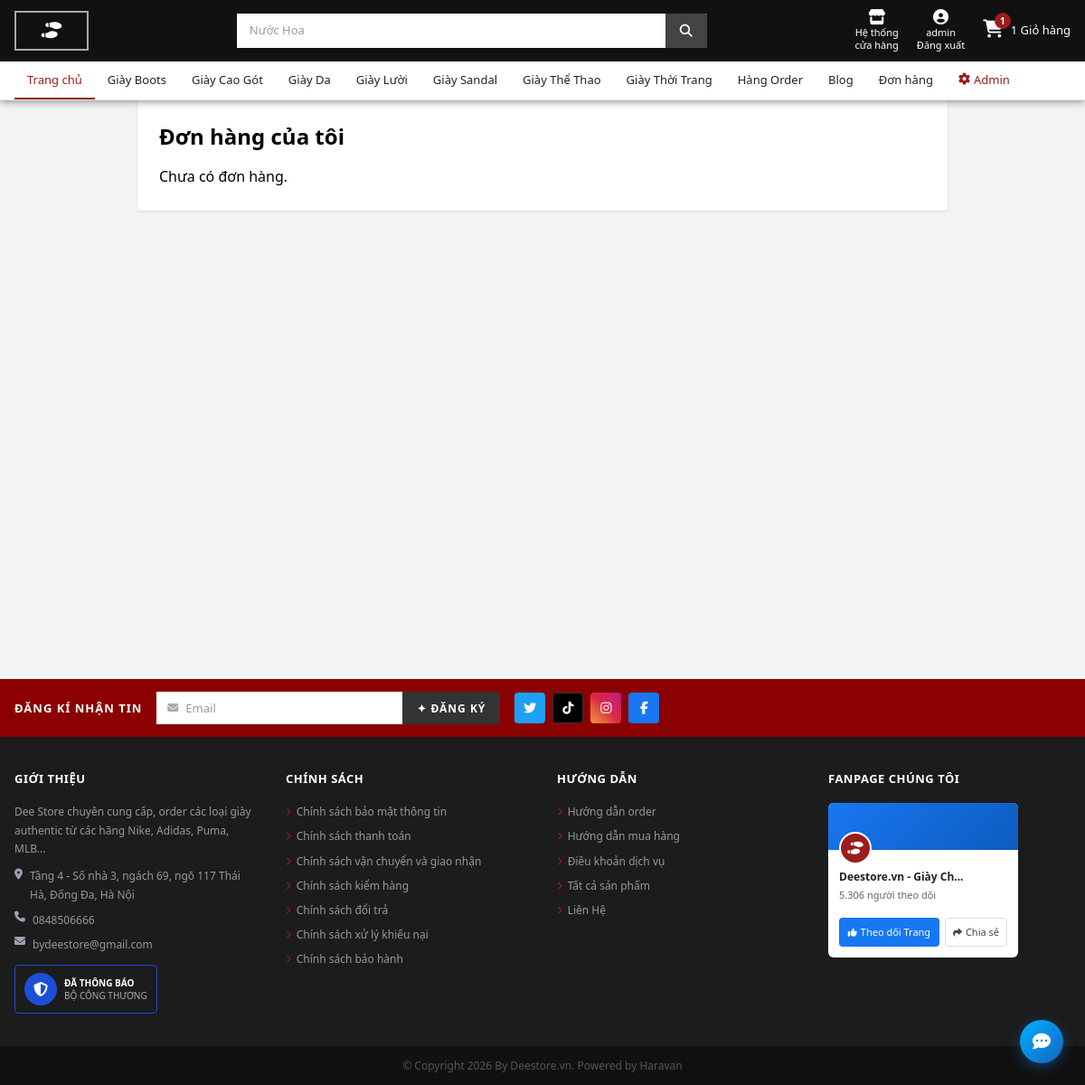
The app's page /cart/orders/ (signed in), older data.
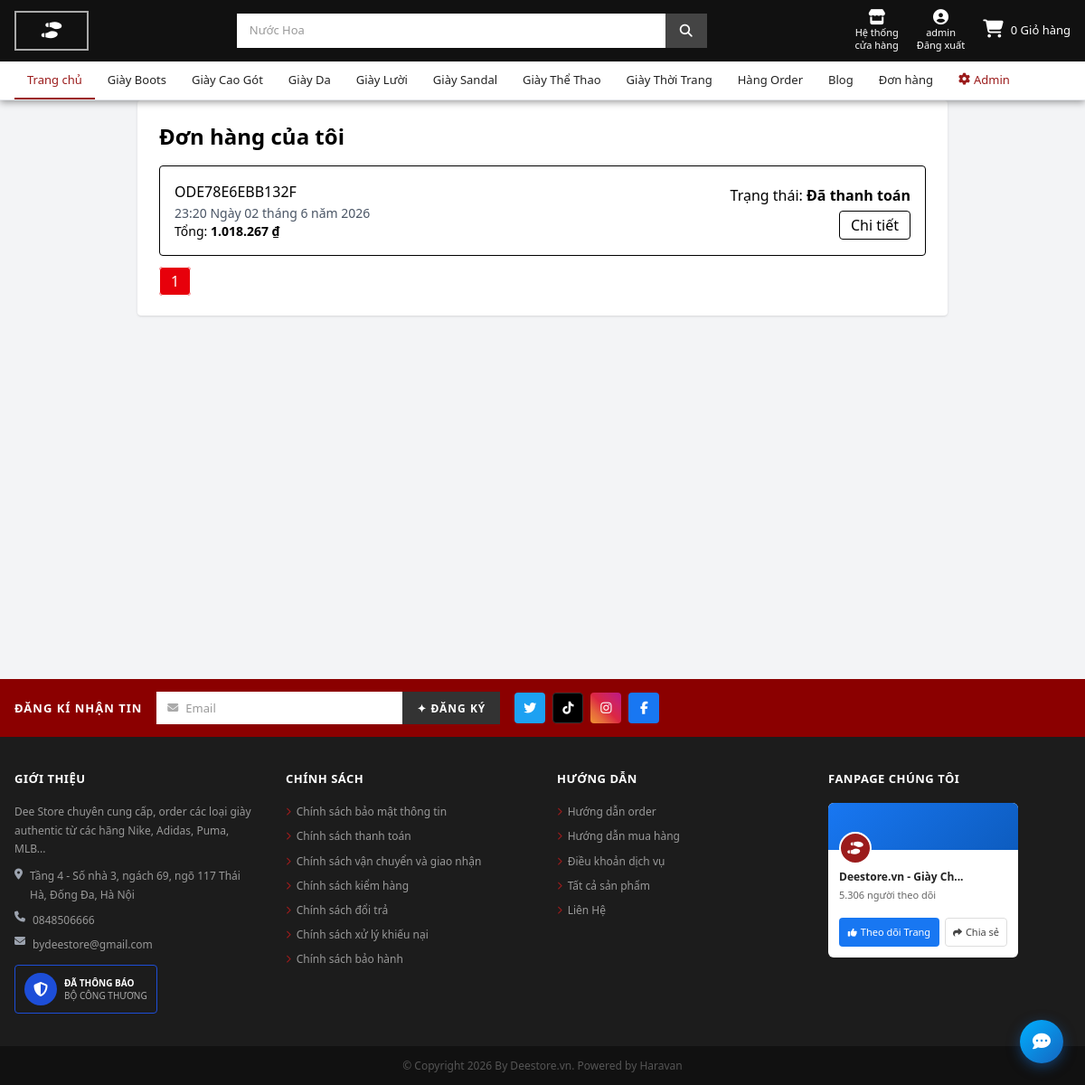
The same page, newer data.
### apps/products/models.py (models this page shows, shortened)
class Category(models.Model):
    name = models.CharField(max_length=100, unique=True,
                            verbose_name="Tên loại giày")
    slug = models.SlugField(max_length=120, unique=True, blank=True)
    description = models.TextField(blank=True, verbose_name="Mô tả")
    image = models.ImageField(upload_to='categories/', blank=True, null=True)
    is_active = models.BooleanField(default=True)
    class Meta:
        verbose_name = "Danh mục"
        verbose_name_plural = "Danh mục"

### apps/cart/models.py (models this page shows, shortened)
class Order(models.Model):
    class Status(models.TextChoices):
        PENDING = 'pending', 'Chờ thanh toán'
        PAID = 'paid', 'Đã thanh toán'
        FAILED = 'failed', 'Thanh toán thất bại'
        CANCELLED = 'cancelled', 'Đã hủy'
    class PaymentMethod(models.TextChoices):
        MOMO = 'momo', 'MoMo'
        COD = 'cod', 'COD'
    user = models.ForeignKey(
        settings.AUTH_USER_MODEL,
        on_delete=models.SET_NULL,
        null=True,
        blank=True,
        related_name='orders',
    )
    code = models.CharField(max_length=32, unique=True, blank=True)
    full_name = models.CharField(max_length=120, blank=True)
    phone = models.CharField(max_length=20, blank=True)
    email = models.EmailField(blank=True)
    address = models.CharField(max_length=255, blank=True)
    note = models.TextField(blank=True)
    total_amount = models.DecimalField(max_digits=12, decimal_places=0)
    discount_amount = models.DecimalField(max_digits=12, decimal_places=0, default=0, verbose_name='Số tiền giảm')
    voucher = models.ForeignKey(
        'Voucher', on_delete=models.SET_NULL, null=True, blank=True,
        related_name='orders', verbose_name='Voucher'
    )
    voucher_code = models.CharField(max_length=50, blank=True, verbose_name='Mã voucher (lưu lại)')
    status = models.CharField(max_length=20, choices=Status.choices, default=Status.PENDING)
    payment_method = models.CharField(max_length=20, choices=PaymentMethod.choices, default=PaymentMethod.MOMO)
    momo_order_id = models.CharField(max_length=100, blank=True, unique=True, null=True)
    momo_request_id = models.CharField(max_length=100, blank=True, unique=True, null=True)
    momo_trans_id = models.CharField(max_length=100, blank=True, null=True)
    momo_result_code = models.IntegerField(blank=True, null=True)
    momo_message = models.CharField(max_length=255, blank=True)
    momo_pay_url = models.URLField(blank=True)
    momo_response_payload = models.TextField(blank=True)
    created_at = models.DateTimeField(auto_now_add=True)
    updated_at = models.DateTimeField(auto_now=True)
    class Meta:
        ordering = ['-created_at']
        verbose_name = 'Đơn hàng'
        verbose_name_plural = 'Đơn hàng'

### apps/cart/views.py (the view)
# urls.py: path('orders/', views.orders_list, name='orders_list'),
@login_required
def orders_list(request):
    qs = Order.objects.filter(user=request.user).order_by('-created_at')
    paginator = Paginator(qs, 12)
    page = request.GET.get('page')
    page_obj = paginator.get_page(page)
    return render(request, 'orders/order_list.html', {'page_obj': page_obj, 'paginator': paginator})

### apps/cart/context_processors.py (called while the page is built)
def cart_count(request):
    if request.user.is_authenticated:
        total_items = get_user_cart_item_count(request.user)
    else:
        cart = get_session_cart(request.session)
        total_items = sum(int(item.get('quantity', 0)) for item in cart.values())
    return {'cart_count': total_items}

### apps/cart/services.py (called while the page is built)
def get_user_cart_item_count(user):
    cart = Cart.objects.filter(user=user).first()
    if not cart:
        return 0
    return sum(item.quantity for item in cart.items.all())

### apps/products/context_processors.py (called while the page is built)
def navigation_data(request):
    return {
        'categories': Category.objects.filter(is_active=True).order_by('name'),
        'brands': Brand.objects.filter(is_active=True).order_by('name'),
    }

### apps/products/templatetags/format_money.py (called while the page is built)
@register.filter
def vnd(value):
    try:
        value = int(value)
        return f"{value:,} ₫".replace(",", ".")
    except:
        return value

### templates/orders/order_list.html (shortened to what this page needs)
{% extends 'base.html' %}
{% load format_money %}
{% block content %}
<div class="max-w-4xl mx-auto bg-white p-6 rounded shadow">
  <h2 class="text-2xl font-semibold mb-4">Đơn hàng của tôi</h2>
  {% if page_obj.object_list %}
  <div class="space-y-4">
    {% for order in page_obj.object_list %}
    <div class="flex items-center justify-between p-4 border rounded">
      <div>
        <div class="font-medium">{{ order.code }}</div>
        <div class="text-sm text-gray-600">{{ order.created_at }}</div>
        <div class="text-sm">Tổng: <span class="font-semibold">{{ order.total_amount|vnd }}</span></div>
      </div>
      <div class="text-right">
        <div class="mb-2">Trạng thái: <span class="font-semibold">{{ order.get_status_display }}</span></div>
        <a href="{% url 'cart:order_detail' order.code %}" class="px-3 py-1 border rounded">Chi tiết</a>
      </div>
    </div>
    {% endfor %}
  </div>
  <div class="mt-4">
    {% for num in paginator.page_range %}
      <a href="?page={{ num }}" class="px-3 py-1 border rounded {% if num == page_obj.number %}bg-red-600 text-white{% endif %}">{{ num }}</a>
    {% endfor %}
  </div>
  {% else %}
    <p>Chưa có đơn hàng.</p>
  {% endif %}
</div>
{% endblock %}

### templates/base.html (shortened to what this page needs)
<!doctype html>
<html lang="vi">
<head>
	<link rel="stylesheet" href="https://cdnjs.cloudflare.com/ajax/libs/font-awesome/6.6.0/css/all.min.css" />
	{% load static %}
	<link rel="stylesheet" href="{% static 'css/main.css' %}" />
</head>
<body>
	<header class="site-header">
		<div style="max-width:1200px; margin:0 auto; padding:10px 16px; display:flex; align-items:center; gap:16px;">
			<a href="{% url 'landing' %}" class="logo-box">
				<span class="logo-icon"><i class="fas fa-shoe-prints"></i></span>
			</a>
			<div class="header-center" style="flex:1; display:flex; justify-content:center;">
				<form class="search-bar" method="get" action="{% url 'products:product_list' %}">
					<input type="text" name="q" placeholder="Nước Hoa" value="{{ request.GET.q }}"
						aria-label="Tìm kiếm sản phẩm" />
					<button type="submit" aria-label="Tìm kiếm"><i class="fas fa-search"></i></button>
				</form>
			</div>
			<div class="header-util">
				<a href="#" class="util-link">
					<i class="fas fa-store"></i>
					<span>Hệ thống</span>
					<span>cửa hàng</span>
				</a>
				{% if user.is_authenticated %}
				<a href="{% url 'accounts:logout' %}" class="util-link">
					<i class="fas fa-user-circle"></i>
					<span>{{ user.username|truncatechars:10 }}</span>
					<span>Đăng xuất</span>
				</a>
				{% else %}
				<a href="{% url 'accounts:login' %}" class="util-link">
					<i class="fas fa-user"></i>
					<span>Đăng nhập</span>
					<span>Đăng ký</span>
				</a>
				{% endif %}
				<a href="{% url 'cart:cart_detail' %}" class="cart-link">
					<div class="cart-icon">
						<i class="fas fa-shopping-cart"></i>
						{% if cart_count > 0 %}
						<span class="cart-badge">{{ cart_count }}</span>
						{% endif %}
					</div>
					<span>{{ cart_count|default:0 }} Giỏ hàng</span>
				</a>
			</div>
		</div>
		<nav class="site-nav">
			<div style="max-width:1200px; margin:0 auto; padding:0 16px;">
				<ul class="nav-list" id="mainNavList">
					<li class="active">
						<a href="{% url 'landing' %}">Trang chủ</a>
					</li>
					{% for category in categories %}
					<li>
						<a href="{% url 'products:category_detail' category.slug %}">
							{{ category.name }}
						</a>
					</li>
					{% endfor %}
					<li><a href="#">Hàng Order</a></li>
					<li><a href="#">Blog</a></li>
					{% if user.is_authenticated %}
					<li><a href="{% url 'cart:orders_list' %}">Đơn hàng</a></li>
					{% endif %}
					{% if user.is_staff %}
					<li>
						<a href="{% url 'admin:index' %}" style="color: var(--dee-red);">
							<i class="fas fa-cog"></i> Admin
						</a>
					</li>
					{% endif %}
				</ul>
			</div>
		</nav>
	</header>
	<main>
		{% block content %}{% endblock %}
	</main>
	<footer>
		<div class="footer-newsletter">
			<div class="newsletter-inner">
				<span class="newsletter-title">ĐĂNG KÍ NHẬN TIN</span>
				<form class="newsletter-form">
					<div class="email-wrap">
						<i class="fas fa-envelope"></i>
						<input type="email" placeholder="Email" aria-label="Email đăng ký nhận tin" />
					</div>
					<button type="submit">✦ ĐĂNG KÝ</button>
				</form>
				<div class="social-icons">
					<a href="#" class="social-icon social-twitter" aria-label="Twitter">
						<i class="fab fa-twitter"></i>
					</a>
					<a href="#" class="social-icon social-tiktok" aria-label="TikTok">
						<i class="fab fa-tiktok"></i>
					</a>
					<a href="#" class="social-icon social-ig" aria-label="Instagram">
						<i class="fab fa-instagram"></i>
					</a>
					<a href="#" class="social-icon social-fb" aria-label="Facebook">
						<i class="fab fa-facebook-f"></i>
					</a>
				</div>
			</div>
		</div>
		<div class="footer-main">
			<div class="footer-grid">
				<div class="footer-col">
					<h5 class="footer-col-title">GIỚI THIỆU</h5>
					<p>Dee Store chuyên cung cấp, order các loại giày authentic từ các hãng Nike, Adidas, Puma, MLB...
					</p>
					<address>
						<div style="display:flex; gap:8px; margin-top:10px;">
							<i class="fas fa-map-marker-alt" style="color:#9ca3af; margin-top:2px; flex-shrink:0;"></i>
							<span>Tầng 4 - Số nhà 3, ngách 69, ngõ 117 Thái Hà, Đống Đa, Hà Nội</span>
						</div>
						<div style="display:flex; gap:8px; margin-top:8px;">
							<i class="fas fa-phone" style="color:#9ca3af; flex-shrink:0;"></i>
							<span>0848506666</span>
						</div>
						<div style="display:flex; gap:8px; margin-top:6px;">
							<i class="fas fa-envelope" style="color:#9ca3af; flex-shrink:0;"></i>
							<span>bydeestore@gmail.com</span>
						</div>
					</address>
					<div class="bct-badge">
						<div class="bct-icon"><i class="fas fa-shield-alt"></i></div>
						<div class="bct-text">
							<strong>ĐÃ THÔNG BÁO</strong>
							BỘ CÔNG THƯƠNG
						</div>
					</div>
				</div>
				<div class="footer-col">
					<h5 class="footer-col-title">CHÍNH SÁCH</h5>
					<ul class="footer-col-links">
						<li><a href="#"><i class="fas fa-chevron-right"></i>Chính sách bảo mật thông tin</a></li>
						<li><a href="#"><i class="fas fa-chevron-right"></i>Chính sách thanh toán</a></li>
						<li><a href="#"><i class="fas fa-chevron-right"></i>Chính sách vận chuyển và giao nhận</a></li>
						<li><a href="#"><i class="fas fa-chevron-right"></i>Chính sách kiểm hàng</a></li>
						<li><a href="#"><i class="fas fa-chevron-right"></i>Chính sách đổi trả</a></li>
						<li><a href="#"><i class="fas fa-chevron-right"></i>Chính sách xử lý khiếu nại</a></li>
						<li><a href="#"><i class="fas fa-chevron-right"></i>Chính sách bảo hành</a></li>
					</ul>
				</div>
				<div class="footer-col">
					<h5 class="footer-col-title">HƯỚNG DẪN</h5>
					<ul class="footer-col-links">
						<li><a href="#"><i class="fas fa-chevron-right"></i>Hướng dẫn order</a></li>
						<li><a href="#"><i class="fas fa-chevron-right"></i>Hướng dẫn mua hàng</a></li>
						<li><a href="#"><i class="fas fa-chevron-right"></i>Điều khoản dịch vụ</a></li>
						<li><a href="{% url 'products:product_list' %}"><i class="fas fa-chevron-right"></i>Tất cả sản
								phẩm</a></li>
						<li><a href="#"><i class="fas fa-chevron-right"></i>Liên Hệ</a></li>
					</ul>
				</div>
				<div class="footer-col">
					<h5 class="footer-col-title">FANPAGE CHÚNG TÔI</h5>
					<div class="fanpage-widget">
						<div class="fanpage-cover">
							<div class="fanpage-avatar">
								<i class="fas fa-shoe-prints"></i>
							</div>
						</div>
						<div class="fanpage-info">
							<div class="fanpage-name">Deestore.vn - Giày Ch...</div>
							<div class="fanpage-followers">5.306 người theo dõi</div>
						</div>
						<div class="fanpage-actions">
							<button class="btn-follow">
								<i class="fas fa-thumbs-up" style="font-size:10px;"></i> Theo dõi Trang
							</button>
							<button class="btn-share">
								<i class="fas fa-share" style="font-size:10px;"></i> Chia sẻ
							</button>
						</div>
					</div>
				</div>
			</div>
		</div>
		<div class="footer-copyright">
			<p>© Copyright 2026 By Deestore.vn. Powered by Haravan</p>
		</div>
	</footer>
	<div class="float-chat">
		<button aria-label="Chat với chúng tôi" title="Chat ngay">
			<i class="fas fa-comment-dots"></i>
		</button>
	</div>
</body>
</html>

### static/css/main.css (style rules this page uses)
body { font-family: "Segoe UI", system-ui, sans-serif; line-height: 1.6; }
main { min-height: 80vh; }

Row changes from the older to the newer data that the page shows:
added Order: code "ODE78E6EBB132F", created_at "23:20 Ngày 02 tháng 6 năm 2026", total_amount|vnd "1.018.267 ₫", status "Đã thanh toán"
Text that changed along with them:
{{ cart_count|default:0 }}: "1" → "0"
{{ cart_count }}: "1" → (not shown)
new list line: "1"
text no longer shown: "Chưa có đơn hàng."
